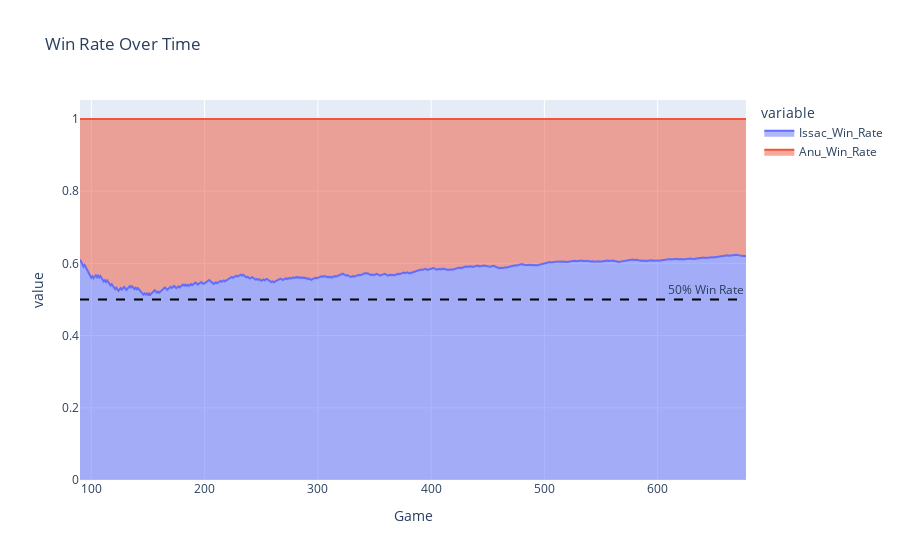

The notebook cell this image was saved under:
### Code cell
win_rate = df.assign(
    Issac_Win_Rate = lambda x: x['Issac Wins'] / x['Game'],
    Anu_Win_Rate = lambda x: x['Anu Wins'] / x['Game']
)

fig = px.area(win_rate, x='Game', y=['Issac_Win_Rate', 'Anu_Win_Rate'], title='Win Rate Over Time')
fig.add_hline(y=0.5, line_dash='dash', line_color='black', annotation_text='50% Win Rate')
fig.show()

### Figure 1 — Plotly figure (JSON) as saved in the notebook; plotly's stock layout.template omitted (floating-point values rounded to 4 significant figures; data arrays with more than 128 entries replaced by an {"elided": "..."} marker saying what was removed)
{"data": [{"fillpattern": {"shape": ""}, "hovertemplate": "variable=Issac_Win_Rate<br>Game=%{x}<br>value=%{y}<extra></extra>", "legendgroup": "Issac_Win_Rate", "line": {"color": "#636efa"}, "marker": {"symbol": "circle"}, "mode": "lines", "name": "Issac_Win_Rate", "orientation": "v", "showlegend": true, "stackgroup": "1", "type": "scatter", "x": {"elided": "589 int values"}, "xaxis": "x", "y": {"elided": "589 float values"}, "yaxis": "y"}, {"fillpattern": {"shape": ""}, "hovertemplate": "variable=Anu_Win_Rate<br>Game=%{x}<br>value=%{y}<extra></extra>", "legendgroup": "Anu_Win_Rate", "line": {"color": "#EF553B"}, "marker": {"symbol": "circle"}, "mode": "lines", "name": "Anu_Win_Rate", "orientation": "v", "showlegend": true, "stackgroup": "1", "type": "scatter", "x": {"elided": "589 int values"}, "xaxis": "x", "y": {"elided": "589 float values"}, "yaxis": "y"}], "layout": {"annotations": [{"showarrow": false, "text": "50% Win Rate", "x": 1, "xanchor": "right", "xref": "x domain", "y": 0.5, "yanchor": "bottom", "yref": "y"}], "legend": {"title": {"text": "variable"}, "tracegroupgap": 0}, "shapes": [{"line": {"color": "black", "dash": "dash"}, "type": "line", "x0": 0, "x1": 1, "xref": "x domain", "y0": 0.5, "y1": 0.5, "yref": "y"}], "title": {"text": "Win Rate Over Time"}, "xaxis": {"anchor": "y", "domain": [0, 1], "title": {"text": "Game"}}, "yaxis": {"anchor": "x", "domain": [0, 1], "title": {"text": "value"}}}}
